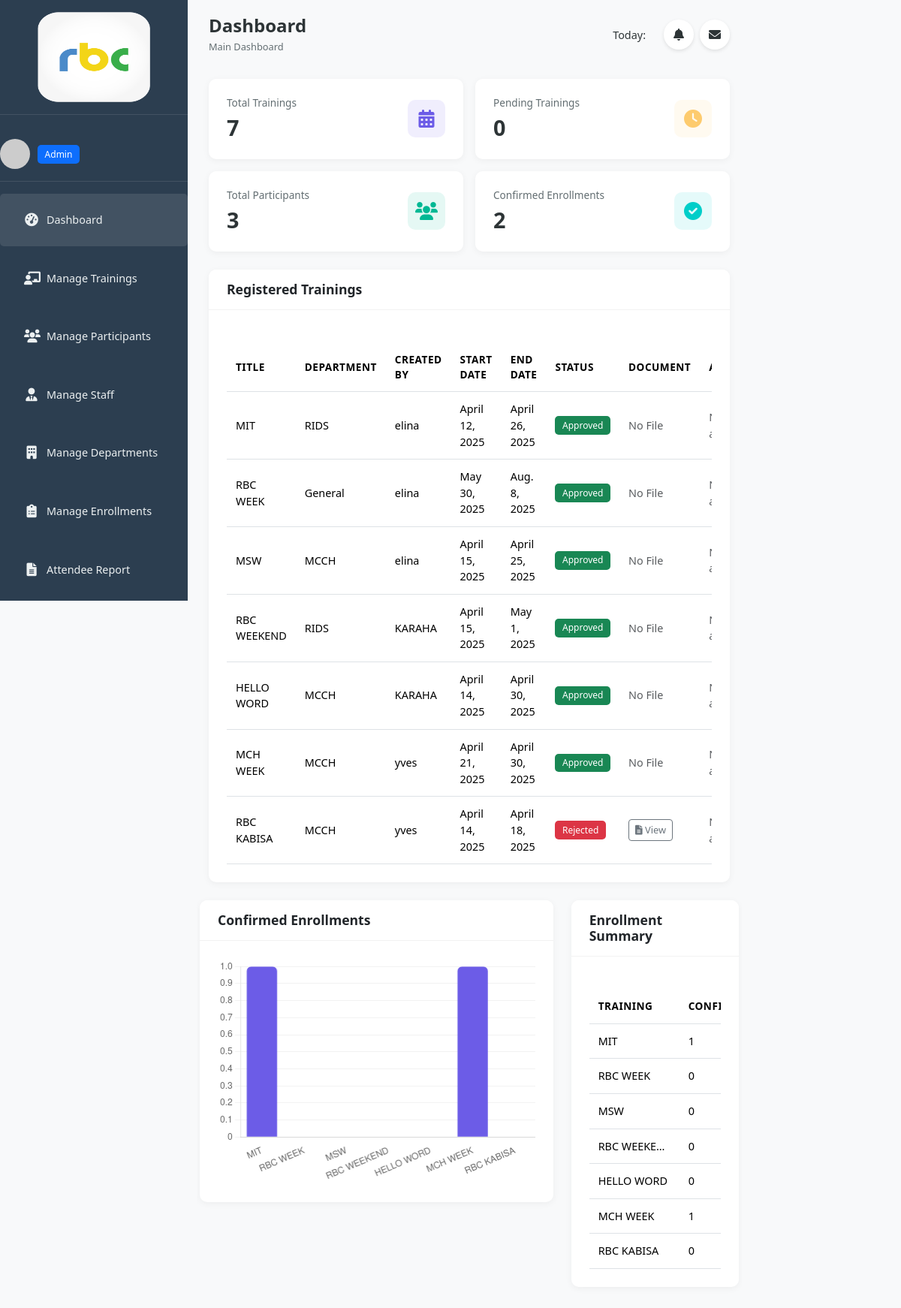
Screenshot of / (signed in) with the database file from the repository.
### trainings/models.py (models this page shows, shortened)
class Staff(models.Model):
    ROLE_CHOICES = (
        ('admin', 'Admin'),
        ('regular', 'Regular'),
        ('supervisor', 'Supervisor'),
    )
    user = models.OneToOneField(User, on_delete=models.CASCADE)
    role = models.CharField(max_length=10, choices=ROLE_CHOICES)
    department = models.ForeignKey(Department, on_delete=models.SET_NULL, null=True, blank=True)
    contact_number = models.CharField(max_length=15, blank=True, null=True)
    position = models.CharField(max_length=100, blank=True, null=True)
    active = models.BooleanField(default=True)

class Training(models.Model):
    STATUS_CHOICES = (
        ('pending', 'Pending Approval'),
        ('approved', 'Approved'),
        ('rejected', 'Rejected'),
        ('in_progress', 'In Progress'),
        ('completed', 'Completed'),
        ('canceled', 'Canceled'),
    )
    title = models.CharField(max_length=200)
    department = models.ForeignKey(Department, on_delete=models.SET_NULL, null=True, blank=True)
    description = models.TextField()
    location = models.CharField(max_length=255)
    start_date = models.DateField()
    end_date = models.DateField()
    start_time = models.TimeField()
    end_time = models.TimeField()
    max_capacity = models.PositiveIntegerField()
    coordinator = models.ForeignKey(
        User,
        on_delete=models.SET_NULL,
        null=True,
        blank=True,
        related_name='coordinated_trainings'
    )
    category = models.CharField(max_length=100, blank=True)
    status = models.CharField(max_length=20, choices=STATUS_CHOICES, default='pending')
    created_by = models.ForeignKey(User, on_delete=models.CASCADE)
    created_at = models.DateTimeField(auto_now_add=True)
    concept_note = models.FileField(upload_to='concept_notes/', null=True, blank=True)

class Department(models.Model):
    name = models.CharField(max_length=100, unique=True)
    def __str__(self):
        return self.name

### trainings/views.py (the view)
# urls.py: path('', views.dashboard, name='dashboard'),
@login_required
def dashboard(request):
    try:
        staff = request.user.staff
    except Staff.DoesNotExist:
        staff = Staff.objects.create(
            user=request.user,
            role='admin' if request.user.is_superuser else 'regular',
            department='General'
        )
    if staff.role == 'admin':
        trainings = Training.objects.all()
    elif staff.role == 'supervisor':
        trainings = Training.objects.filter(coordinator=request.user)
    else:  # regular
        trainings = Training.objects.filter(department=staff.department)
    enrollments = Enrollment.objects.filter(training__in=trainings)
    participants = Participant.objects.all()
    if staff.role == 'regular':
        participants = participants.filter(department=staff.department)
    training_stats = {}
    for training in trainings:
        confirmed = training.enrollment_set.filter(confirmation_status='confirmed').count()
        pending = training.enrollment_set.filter(confirmation_status='pending').count()
        training_stats[training.id] = {
            'confirmed': confirmed,
            'pending': pending,
            'total': training.enrollment_set.count(),
        }
    context = {
        'staff': staff,
        'trainings': trainings,
        'training_stats': training_stats,
        'total_trainings': trainings.count(),
        'pending_trainings': trainings.filter(status='pending').count(),
        'total_confirmed': enrollments.filter(confirmation_status='confirmed').count(),
        'total_participants': participants.count(),
        'chart_labels': [t.title for t in trainings],
        'chart_data': [t.enrollment_set.filter(confirmation_status='confirmed').count() for t in trainings],
    }
    if staff.role == 'admin':
        return render(request, 'trainings/admin_dashboard.html', context)
    elif staff.role == 'supervisor':
        return render(request, 'trainings/supervisor_dashboard.html', context)
    else:
        return render(request, 'trainings/regular_dashboard.html', context)

### trainings/templatetags/custom_tags.py (called while the page is built)
@register.filter
def get_item(dictionary, key):
    return dictionary.get(key)

@register.filter
def dict_get(value, key):
    return value.get(key) if isinstance(value, dict) else ''

### trainings/templates/trainings/admin_dashboard.html (shortened to what this page needs)
{% extends 'base.html' %}
{% load custom_tags %}
{% load static %}
{% block content %}
<div class="training-list-container">
  {% include 'trainings/sidebar.html' %}
  <div class="main-content">
    <div class="top-nav">
      <div class="welcome">
        <h4>Dashboard</h4>
        <span>Main Dashboard</span>
      </div>
      <div class="user-actions">
        <div class="date">Today: </div>
        <div class="notifications">
          <i class="fas fa-bell"></i>
        </div>
        <div class="messages">
          <i class="fas fa-envelope"></i>
        </div>
      </div>
    </div>
    <div class="stats-cards">
      <div class="stat-card">
        <div class="stat-info">
          <h6>Total Trainings</h6>
          <h3>{{ total_trainings }}</h3>
        </div>
        <div class="stat-icon">
          <i class="fas fa-calendar-alt"></i>
        </div>
      </div>
      <div class="stat-card">
        <div class="stat-info">
          <h6>Pending Trainings</h6>
          <h3>{{ pending_trainings }}</h3>
        </div>
        <div class="stat-icon">
          <i class="fas fa-clock"></i>
        </div>
      </div>
      <div class="stat-card">
        <div class="stat-info">
          <h6>Total Participants</h6>
          <h3>{{ total_participants }}</h3>
        </div>
        <div class="stat-icon">
          <i class="fas fa-users"></i>
        </div>
      </div>
      <div class="stat-card">
        <div class="stat-info">
          <h6>Confirmed Enrollments</h6>
          <h3>{{ total_confirmed }}</h3>
        </div>
        <div class="stat-icon">
          <i class="fas fa-check-circle"></i>
        </div>
      </div>
    </div>
    <div class="content-section">
      <div class="row">
        <div class="col-12">
          <div class="card">
            <div class="card-header">
              <h4>Registered Trainings</h4>
            </div>
            <div class="card-body">
              {% if trainings %}
              <div class="table-responsive">
                <table class="table table-hover">
                  <thead>
                    <tr>
                      <th>Title</th>
                      <th>Department</th>
                      <th>Created By</th>
                      <th>Start Date</th>
                      <th>End Date</th>
                      <th>Status</th>
                      <th>Document</th>
                      <th>Actions</th>
                    </tr>
                  </thead>
                  <tbody>
                    {% for training in trainings %}
                    <tr>
                      <td>{{ training.title }}</td>
                      <td>{{ training.department }}</td>
                      <td>{{ training.created_by.username }}</td>
                      <td>{{ training.start_date }}</td>
                      <td>{{ training.end_date }}</td>
                      <td>
                        {% if training.status == 'approved' %}
                        <span class="badge bg-success">{{ training.status|title }}</span>
                        {% elif training.status == 'pending' %}
                        <span class="badge bg-warning text-dark">{{ training.status|title }}</span>
                        {% elif training.status == 'rejected' %}
                        <span class="badge bg-danger">{{ training.status|title }}</span>
                        {% else %}
                        <span class="badge bg-secondary">{{ training.status|title }}</span>
                        {% endif %}
                      </td>
                      <td>
                        {% if training.concept_note %}
                        <a href="{{ training.concept_note.url }}" class="btn btn-sm btn-outline-secondary" target="_blank">
                          <i class="fas fa-file-alt"></i> View
                        </a>
                        {% else %}
                        <span class="text-muted">No File</span>
                        {% endif %}
                      </td>
                      <td>
                        {% if training.status == 'pending' %}
                        <div class="action-buttons">
                          <a href="{% url 'approve_training' training.id %}" class="btn btn-sm btn-success">
                            <i class="fas fa-check"></i>
                          </a>
                          <a href="{% url 'reject_training' training.id %}" class="btn btn-sm btn-danger">
                            <i class="fas fa-times"></i>
                          </a>
                        </div>
                        {% else %}
                        <span class="text-muted">No actions</span>
                        {% endif %}
                      </td>
                    </tr>
                    {% endfor %}
                  </tbody>
                </table>
              </div>
              {% else %}
              <p>No trainings found.</p>
              {% endif %}
            </div>
          </div>
    </div>
    <div class="content-section">
      <div class="row">
        <div class="col-md-8">
          <div class="card">
            <div class="card-header">
              <h4>Confirmed Enrollments</h4>
            </div>
            <div class="card-body">
              <canvas id="enrollmentChart" height="300"></canvas>
            </div>
          </div>
        </div>
        <div class="col-md-4">
          <div class="card">
            <div class="card-header">
              <h4>Enrollment Summary</h4>
            </div>
            <div class="card-body">
              <div class="table-responsive">
                <table class="table table-sm">
                  <thead>
                    <tr>
                      <th>Training</th>
                      <th>Confirmed</th>
                    </tr>
                  </thead>
                  <tbody>
                    {% for training in trainings %}
                    <tr>
                      <td class="text-truncate" style="max-width: 120px;">{{ training.title }}</td>
                      <td>{{ training_stats|get_item:training.id|dict_get:'confirmed' }}</td>
                    </tr>
                    {% endfor %}
                  </tbody>
                </table>
              </div>
            </div>
          </div>
        </div>
      </div>
    </div>
  </div>
</div>
<link rel="stylesheet" href="https://cdnjs.cloudflare.com/ajax/libs/font-awesome/6.0.0-beta3/css/all.min.css">
<script>
  const ctx = document.getElementById('enrollmentChart').getContext('2d');
  const enrollmentChart = new Chart(ctx, {
    type: 'bar',
    data: {
      labels: {{ chart_labels|safe }},
      datasets: [{
        label: 'Confirmed Enrollments',
        data: {{ chart_data|safe }},
        backgroundColor: '#6c5ce7',
        borderRadius: 6,
      }]
    },
    options: {
      responsive: true,
      maintainAspectRatio: false,
      plugins: {
        legend: { display: false },
        title: {
          display: false
        }
      },
      scales: {
        y: {
          beginAtZero: true,
          grid: {
            display: true,
            color: 'rgba(0, 0, 0, 0.05)'
          }
        },
        x: {
          grid: {
            display: false
          }
        }
      }
    }
  });
</script>
{% endblock %}

### trainings/templates/trainings/sidebar.html (shortened to what this page needs)
{% load static %}
<div class="sidebar">
  <div class="logo">
    <img src="{% static 'img/logo1.png' %}" alt="Logo" width="150" height="120">
  </div>
  <div class="user-info">
    <div class="avatar">
      <img src="https://via.placeholder.com/50" alt="User avatar">
    </div>
    <div class="user-details">
      <span class="badge bg-primary">{{ staff.role|title }}</span>
    </div>
  </div>
  <div class="menu">
    <ul>
      <li class="active">
        <a href="{% url 'dashboard' %}">
          <i class="fas fa-tachometer-alt"></i>
          <span>Dashboard</span>
        </a>
      </li>
      {% if staff.role == 'admin' %}
      <li>
        <a href="{% url 'training_list' %}">
          <i class="fas fa-chalkboard-teacher"></i>
          <span>Manage Trainings</span>
        </a>
      </li>
        <li>
          <a href="{% url 'participant_list' %}">
            <i class="fas fa-users"></i>
            <span>Manage Participants</span>
          </a>
        </li>
        <li>
          <a href="{% url 'staff_list' %}">
            <i class="fas fa-user-tie"></i>
            <span>Manage Staff</span>
          </a>
        </li>
        <li>
          <a href="{% url 'department_list' %}">
            <i class="fas fa-building"></i>
            <span>Manage Departments</span>
          </a>
        </li>
        <li>
          <a href="{% url 'enrollment_list' %}">
            <i class="fas fa-clipboard-list"></i>
            <span>Manage Enrollments</span>
          </a>
        </li>
        <li>
          <a href="{% url 'attendee_report' %}">
            <i class="fas fa-file-alt"></i>
            <span>Attendee Report</span>
          </a>
        </li>
      {% endif %}
    </ul>
  </div>
</div>

### rows the page displays
Staff: role "Admin"
Training: title "MIT", department "RIDS", created_by.username "elina", start_date "April 12, 2025", end_date "April 26, 2025", status "Approved", shows "No File", id "1"
Training: title "RBC WEEK", department "General", created_by.username "elina", start_date "May 30, 2025", end_date "Aug. 8, 2025", status "Approved", shows "No File", id "0"
Training: title "MSW", department "MCCH", created_by.username "elina", start_date "April 15, 2025", end_date "April 25, 2025", status "Approved", shows "No File", id "0"
Training: title "RBC WEEKEND", department "RIDS", created_by.username "KARAHA", start_date "April 15, 2025", end_date "May 1, 2025", status "Approved", shows "No File", title "RBC WEEKE…", id "0"
Training: title "HELLO WORD", department "MCCH", created_by.username "KARAHA", start_date "April 14, 2025", end_date "April 30, 2025", status "Approved", shows "No File", id "0"
Training: title "MCH WEEK", department "MCCH", created_by.username "yves", start_date "April 21, 2025", end_date "April 30, 2025", status "Approved", shows "No File", id "1"
Training: title "RBC KABISA", department "MCCH", created_by.username "yves", start_date "April 14, 2025", end_date "April 18, 2025", status "Rejected", id "0"

### other values shown
{{ total_trainings }} "7"
{{ pending_trainings }} "0"
{{ total_participants }} "3"
{{ total_confirmed }} "2"
chart data {{ chart_labels|safe }} ['MIT', 'RBC WEEK', 'MSW', 'RBC WEEKEND', 'HELLO WORD', 'MCH WEEK', 'RBC KABISA']
chart data {{ chart_data|safe }} [1, 0, 0, 0, 0, 1, 0]
